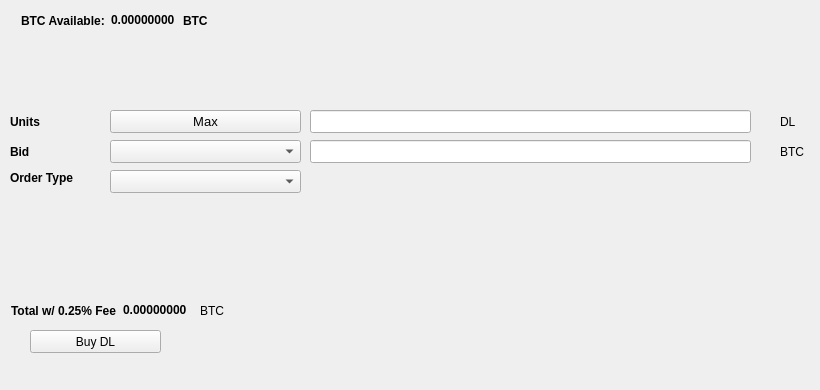
   <widget class="QWidget" name="BuyTab">
    <attribute name="title">
     <string>Buy</string>
    </attribute>
    <widget class="QPushButton" name="BuyDL">
     <property name="geometry">
      <rect>
       <x>30</x>
       <y>330</y>
       <width>131</width>
       <height>23</height>
      </rect>
     </property>
     <property name="text">
      <string>Buy DL</string>
     </property>
     <property name="icon">
      <iconset resource="../DUELIUM.qrc">
       <normaloff>:/icons/bitcoin</normaloff>:/icons/bitcoin</iconset>
     </property>
    </widget>
    <widget class="QLabel" name="label_3">
     <property name="geometry">
      <rect>
       <x>10</x>
       <y>110</y>
       <width>46</width>
       <height>23</height>
      </rect>
     </property>
     <property name="font">
      <font>
       <weight>75</weight>
       <bold>true</bold>
      </font>
     </property>
     <property name="text">
      <string>Units</string>
     </property>
    </widget>
    <widget class="QLineEdit" name="UnitsInput">
     <property name="geometry">
      <rect>
       <x>310</x>
       <y>110</y>
       <width>441</width>
       <height>23</height>
      </rect>
     </property>
     <property name="font">
      <font>
       <pointsize>9</pointsize>
       <weight>75</weight>
       <bold>true</bold>
      </font>
     </property>
    </widget>
    <widget class="QLineEdit" name="BuyBidPriceEdit">
     <property name="geometry">
      <rect>
       <x>310</x>
       <y>140</y>
       <width>441</width>
       <height>23</height>
      </rect>
     </property>
     <property name="font">
      <font>
       <pointsize>9</pointsize>
       <weight>75</weight>
       <bold>true</bold>
      </font>
     </property>
    </widget>
    <widget class="QLabel" name="label_4">
     <property name="geometry">
      <rect>
       <x>780</x>
       <y>110</y>
       <width>31</width>
       <height>23</height>
      </rect>
     </property>
     <property name="text">
      <string>DL</string>
     </property>
    </widget>
    <widget class="QLabel" name="label_5">
     <property name="geometry">
      <rect>
       <x>780</x>
       <y>140</y>
       <width>31</width>
       <height>23</height>
      </rect>
     </property>
     <property name="text">
      <string>BTC</string>
     </property>
    </widget>
    <widget class="QLabel" name="label_6">
     <property name="geometry">
      <rect>
       <x>10</x>
       <y>140</y>
       <width>46</width>
       <height>23</height>
      </rect>
     </property>
     <property name="font">
      <font>
       <weight>75</weight>
       <bold>true</bold>
      </font>
     </property>
     <property name="text">
      <string>Bid</string>
     </property>
    </widget>
    <widget class="QLabel" name="label_7">
     <property name="geometry">
      <rect>
       <x>10</x>
       <y>170</y>
       <width>91</width>
       <height>16</height>
      </rect>
     </property>
     <property name="font">
      <font>
       <weight>75</weight>
       <bold>true</bold>
      </font>
     </property>
     <property name="text">
      <string>Order Type</string>
     </property>
    </widget>
    <widget class="QPushButton" name="Buy_Max_Amount">
     <property name="geometry">
      <rect>
       <x>110</x>
       <y>110</y>
       <width>191</width>
       <height>23</height>
      </rect>
     </property>
     <property name="font">
      <font>
       <pointsize>10</pointsize>
      </font>
     </property>
     <property name="text">
      <string>Max</string>
     </property>
    </widget>
    <widget class="QComboBox" name="BuyBidcomboBox">
     <property name="geometry">
      <rect>
       <x>110</x>
       <y>140</y>
       <width>191</width>
       <height>23</height>
      </rect>
     </property>
     <property name="font">
      <font>
       <pointsize>10</pointsize>
      </font>
     </property>
    </widget>
    <widget class="QComboBox" name="buyOrdertypeCombo">
     <property name="geometry">
      <rect>
       <x>110</x>
       <y>170</y>
       <width>191</width>
       <height>23</height>
      </rect>
     </property>
     <property name="font">
      <font>
       <pointsize>10</pointsize>
      </font>
     </property>
    </widget>
    <widget class="QWidget" name="layoutWidget1">
     <property name="geometry">
      <rect>
       <x>21</x>
       <y>11</y>
       <width>227</width>
       <height>19</height>
      </rect>
     </property>
     <layout class="QHBoxLayout" name="horizontalLayout_3">
      <item>
       <widget class="QLabel" name="label232">
        <property name="font">
         <font>
          <weight>75</weight>
          <bold>true</bold>
         </font>
        </property>
        <property name="text">
         <string>BTC Available:</string>
        </property>
       </widget>
      </item>
      <item>
       <widget class="QLabel" name="BtcAvailableLbl">
        <property name="palette">
         <palette>
          <active>
           <colorrole role="WindowText">
            <brush brushstyle="SolidPattern">
             <color alpha="255">
              <red>0</red>
              <green>0</green>
              <blue>0</blue>
             </color>
            </brush>
           </colorrole>
           <colorrole role="Button">
            <brush brushstyle="SolidPattern">
             <color alpha="255">
              <red>0</red>
              <green>170</green>
              <blue>0</blue>
             </color>
            </brush>
           </colorrole>
           <colorrole role="Light">
            <brush brushstyle="SolidPattern">
             <color alpha="255">
              <red>0</red>
              <green>255</green>
              <blue>0</blue>
             </color>
            </brush>
           </colorrole>
           <colorrole role="Midlight">
            <brush brushstyle="SolidPattern">
             <color alpha="255">
              <red>0</red>
              <green>212</green>
              <blue>0</blue>
             </color>
            </brush>
           </colorrole>
           <colorrole role="Dark">
            <brush brushstyle="SolidPattern">
             <color alpha="255">
              <red>0</red>
              <green>85</green>
              <blue>0</blue>
             </color>
            </brush>
           </colorrole>
           <colorrole role="Mid">
            <brush brushstyle="SolidPattern">
             <color alpha="255">
              <red>0</red>
              <green>113</green>
              <blue>0</blue>
             </color>
            </brush>
           </colorrole>
           <colorrole role="Text">
            <brush brushstyle="SolidPattern">
             <color alpha="255">
              <red>0</red>
              <green>170</green>
              <blue>0</blue>
             </color>
            </brush>
           </colorrole>
           <colorrole role="BrightText">
            <brush brushstyle="SolidPattern">
             <color alpha="255">
              <red>255</red>
              <green>255</green>
              <blue>255</blue>
             </color>
            </brush>
           </colorrole>
           <colorrole role="ButtonText">
            <brush brushstyle="SolidPattern">
             <color alpha="255">
              <red>0</red>
              <green>0</green>
              <blue>0</blue>
             </color>
            </brush>
           </colorrole>
           <colorrole role="Base">
            <brush brushstyle="SolidPattern">
             <color alpha="255">
              <red>255</red>
              <green>255</green>
              <blue>255</blue>
             </color>
            </brush>
           </colorrole>
           <colorrole role="Window">
            <brush brushstyle="SolidPattern">
             <color alpha="255">
              <red>0</red>
              <green>170</green>
              <blue>0</blue>
             </color>
            </brush>
           </colorrole>
           <colorrole role="Shadow">
            <brush brushstyle="SolidPattern">
             <color alpha="255">
              <red>0</red>
              <green>0</green>
              <blue>0</blue>
             </color>
            </brush>
           </colorrole>
           <colorrole role="AlternateBase">
            <brush brushstyle="SolidPattern">
             <color alpha="255">
              <red>127</red>
              <green>212</green>
              <blue>127</blue>
             </color>
            </brush>
           </colorrole>
           <colorrole role="ToolTipBase">
            <brush brushstyle="SolidPattern">
             <color alpha="255">
              <red>255</red>
              <green>255</green>
              <blue>220</blue>
             </color>
            </brush>
           </colorrole>
           <colorrole role="ToolTipText">
            <brush brushstyle="SolidPattern">
             <color alpha="255">
              <red>0</red>
              <green>0</green>
              <blue>0</blue>
             </color>
            </brush>
           </colorrole>
          </active>
          <inactive>
           <colorrole role="WindowText">
            <brush brushstyle="SolidPattern">
             <color alpha="255">
              <red>0</red>
              <green>0</green>
              <blue>0</blue>
             </color>
            </brush>
           </colorrole>
           <colorrole role="Button">
            <brush brushstyle="SolidPattern">
             <color alpha="255">
              <red>0</red>
              <green>170</green>
              <blue>0</blue>
             </color>
            </brush>
           </colorrole>
           <colorrole role="Light">
            <brush brushstyle="SolidPattern">
             <color alpha="255">
              <red>0</red>
              <green>255</green>
              <blue>0</blue>
             </color>
            </brush>
           </colorrole>
           <colorrole role="Midlight">
            <brush brushstyle="SolidPattern">
             <color alpha="255">
              <red>0</red>
              <green>212</green>
              <blue>0</blue>
             </color>
            </brush>
           </colorrole>
           <colorrole role="Dark">
            <brush brushstyle="SolidPattern">
             <color alpha="255">
              <red>0</red>
              <green>85</green>
              <blue>0</blue>
             </color>
            </brush>
           </colorrole>
           <colorrole role="Mid">
            <brush brushstyle="SolidPattern">
             <color alpha="255">
              <red>0</red>
              <green>113</green>
              <blue>0</blue>
             </color>
            </brush>
           </colorrole>
           <colorrole role="Text">
            <brush brushstyle="SolidPattern">
             <color alpha="255">
              <red>0</red>
              <green>170</green>
              <blue>0</blue>
             </color>
            </brush>
           </colorrole>
           <colorrole role="BrightText">
            <brush brushstyle="SolidPattern">
             <color alpha="255">
              <red>255</red>
              <green>255</green>
              <blue>255</blue>
             </color>
            </brush>
           </colorrole>
           <colorrole role="ButtonText">
            <brush brushstyle="SolidPattern">
             <color alpha="255">
              <red>0</red>
              <green>0</green>
              <blue>0</blue>
             </color>
            </brush>
           </colorrole>
           <colorrole role="Base">
            <brush brushstyle="SolidPattern">
             <color alpha="255">
              <red>255</red>
              <green>255</green>
              <blue>255</blue>
             </color>
            </brush>
           </colorrole>
           <colorrole role="Window">
            <brush brushstyle="SolidPattern">
             <color alpha="255">
              <red>0</red>
              <green>170</green>
              <blue>0</blue>
             </color>
            </brush>
           </colorrole>
           <colorrole role="Shadow">
            <brush brushstyle="SolidPattern">
             <color alpha="255">
              <red>0</red>
              <green>0</green>
              <blue>0</blue>
             </color>
            </brush>
           </colorrole>
           <colorrole role="AlternateBase">
            <brush brushstyle="SolidPattern">
             <color alpha="255">
              <red>127</red>
              <green>212</green>
              <blue>127</blue>
             </color>
            </brush>
           </colorrole>
           <colorrole role="ToolTipBase">
            <brush brushstyle="SolidPattern">
             <color alpha="255">
              <red>255</red>
              <green>255</green>
              <blue>220</blue>
             </color>
            </brush>
           </colorrole>
           <colorrole role="ToolTipText">
            <brush brushstyle="SolidPattern">
             <color alpha="255">
              <red>0</red>
              <green>0</green>
              <blue>0</blue>
             </color>
            </brush>
           </colorrole>
          </inactive>
          <disabled>
           <colorrole role="WindowText">
            <brush brushstyle="SolidPattern">
             <color alpha="255">
              <red>0</red>
              <green>85</green>
              <blue>0</blue>
             </color>
            </brush>
           </colorrole>
           <colorrole role="Button">
            <brush brushstyle="SolidPattern">
             <color alpha="255">
              <red>0</red>
              <green>170</green>
              <blue>0</blue>
             </color>
            </brush>
           </colorrole>
           <colorrole role="Light">
            <brush brushstyle="SolidPattern">
             <color alpha="255">
              <red>0</red>
              <green>255</green>
              <blue>0</blue>
             </color>
            </brush>
           </colorrole>
           <colorrole role="Midlight">
            <brush brushstyle="SolidPattern">
             <color alpha="255">
              <red>0</red>
              <green>212</green>
              <blue>0</blue>
             </color>
            </brush>
           </colorrole>
           <colorrole role="Dark">
            <brush brushstyle="SolidPattern">
             <color alpha="255">
              <red>0</red>
              <green>85</green>
              <blue>0</blue>
             </color>
            </brush>
           </colorrole>
           <colorrole role="Mid">
            <brush brushstyle="SolidPattern">
             <color alpha="255">
              <red>0</red>
              <green>113</green>
              <blue>0</blue>
             </color>
            </brush>
           </colorrole>
           <colorrole role="Text">
            <brush brushstyle="SolidPattern">
             <color alpha="255">
              <red>0</red>
              <green>85</green>
              <blue>0</blue>
             </color>
            </brush>
           </colorrole>
           <colorrole role="BrightText">
            <brush brushstyle="SolidPattern">
             <color alpha="255">
              <red>255</red>
              <green>255</green>
              <blue>255</blue>
             </color>
            </brush>
           </colorrole>
           <colorrole role="ButtonText">
            <brush brushstyle="SolidPattern">
             <color alpha="255">
              <red>0</red>
              <green>85</green>
              <blue>0</blue>
             </color>
            </brush>
           </colorrole>
           <colorrole role="Base">
            <brush brushstyle="SolidPattern">
             <color alpha="255">
              <red>0</red>
              <green>170</green>
              <blue>0</blue>
             </color>
            </brush>
           </colorrole>
           <colorrole role="Window">
            <brush brushstyle="SolidPattern">
             <color alpha="255">
              <red>0</red>
              <green>170</green>
              <blue>0</blue>
             </color>
            </brush>
           </colorrole>
           <colorrole role="Shadow">
            <brush brushstyle="SolidPattern">
             <color alpha="255">
              <red>0</red>
              <green>0</green>
              <blue>0</blue>
             </color>
            </brush>
           </colorrole>
           <colorrole role="AlternateBase">
            <brush brushstyle="SolidPattern">
             <color alpha="255">
              <red>0</red>
              <green>170</green>
              <blue>0</blue>
             </color>
            </brush>
           </colorrole>
           <colorrole role="ToolTipBase">
            <brush brushstyle="SolidPattern">
             <color alpha="255">
              <red>255</red>
              <green>255</green>
              <blue>220</blue>
             </color>
            </brush>
           </colorrole>
           <colorrole role="ToolTipText">
            <brush brushstyle="SolidPattern">
             <color alpha="255">
              <red>0</red>
              <green>0</green>
              <blue>0</blue>
             </color>
            </brush>
           </colorrole>
          </disabled>
         </palette>
        </property>
        <property name="font">
         <font>
          <weight>75</weight>
          <bold>true</bold>
         </font>
        </property>
        <property name="text">
         <string>0.00000000</string>
        </property>
        <property name="textInteractionFlags">
         <set>Qt::LinksAccessibleByMouse|Qt::TextSelectableByKeyboard|Qt::TextSelectableByMouse</set>
        </property>
       </widget>
      </item>
      <item>
       <widget class="QLabel" name="BtcAvailableLbl_2">
        <property name="font">
         <font>
          <weight>75</weight>
          <bold>true</bold>
         </font>
        </property>
        <property name="text">
         <string>BTC</string>
        </property>
       </widget>
      </item>
     </layout>
    </widget>
    <widget class="QWidget" name="layoutWidge2">
     <property name="geometry">
      <rect>
       <x>11</x>
       <y>301</y>
       <width>259</width>
       <height>19</height>
      </rect>
     </property>
     <layout class="QHBoxLayout" name="horizontalLayout_4">
      <item>
       <widget class="QLabel" name="label_9">
        <property name="font">
         <font>
          <weight>75</weight>
          <bold>true</bold>
         </font>
        </property>
        <property name="text">
         <string>Total w/ 0.25% Fee</string>
        </property>
       </widget>
      </item>
      <item>
       <widget class="QLabel" name="BuyCostLabel">
        <property name="palette">
         <palette>
          <active>
           <colorrole role="WindowText">
            <brush brushstyle="SolidPattern">
             <color alpha="255">
              <red>0</red>
              <green>0</green>
              <blue>0</blue>
             </color>
            </brush>
           </colorrole>
           <colorrole role="Button">
            <brush brushstyle="SolidPattern">
             <color alpha="255">
              <red>0</red>
              <green>170</green>
              <blue>0</blue>
             </color>
            </brush>
           </colorrole>
           <colorrole role="Light">
            <brush brushstyle="SolidPattern">
             <color alpha="255">
              <red>0</red>
              <green>255</green>
              <blue>0</blue>
             </color>
            </brush>
           </colorrole>
           <colorrole role="Midlight">
            <brush brushstyle="SolidPattern">
             <color alpha="255">
              <red>0</red>
              <green>212</green>
              <blue>0</blue>
             </color>
            </brush>
           </colorrole>
           <colorrole role="Dark">
            <brush brushstyle="SolidPattern">
             <color alpha="255">
              <red>0</red>
              <green>85</green>
              <blue>0</blue>
             </color>
            </brush>
           </colorrole>
           <colorrole role="Mid">
            <brush brushstyle="SolidPattern">
             <color alpha="255">
              <red>0</red>
              <green>113</green>
              <blue>0</blue>
             </color>
            </brush>
           </colorrole>
           <colorrole role="Text">
            <brush brushstyle="SolidPattern">
             <color alpha="255">
              <red>0</red>
              <green>170</green>
              <blue>0</blue>
             </color>
            </brush>
           </colorrole>
           <colorrole role="BrightText">
            <brush brushstyle="SolidPattern">
             <color alpha="255">
              <red>255</red>
              <green>255</green>
              <blue>255</blue>
             </color>
            </brush>
           </colorrole>
           <colorrole role="ButtonText">
            <brush brushstyle="SolidPattern">
             <color alpha="255">
              <red>0</red>
              <green>0</green>
              <blue>0</blue>
             </color>
            </brush>
           </colorrole>
           <colorrole role="Base">
            <brush brushstyle="SolidPattern">
             <color alpha="255">
              <red>255</red>
              <green>255</green>
              <blue>255</blue>
             </color>
            </brush>
           </colorrole>
           <colorrole role="Window">
            <brush brushstyle="SolidPattern">
             <color alpha="255">
              <red>0</red>
              <green>170</green>
              <blue>0</blue>
             </color>
            </brush>
           </colorrole>
           <colorrole role="Shadow">
            <brush brushstyle="SolidPattern">
             <color alpha="255">
              <red>0</red>
              <green>0</green>
              <blue>0</blue>
             </color>
            </brush>
           </colorrole>
           <colorrole role="AlternateBase">
            <brush brushstyle="SolidPattern">
             <color alpha="255">
              <red>127</red>
              <green>212</green>
              <blue>127</blue>
             </color>
            </brush>
           </colorrole>
           <colorrole role="ToolTipBase">
            <brush brushstyle="SolidPattern">
             <color alpha="255">
              <red>255</red>
              <green>255</green>
              <blue>220</blue>
             </color>
            </brush>
           </colorrole>
           <colorrole role="ToolTipText">
            <brush brushstyle="SolidPattern">
             <color alpha="255">
              <red>0</red>
              <green>0</green>
              <blue>0</blue>
             </color>
            </brush>
           </colorrole>
          </active>
          <inactive>
           <colorrole role="WindowText">
            <brush brushstyle="SolidPattern">
             <color alpha="255">
              <red>0</red>
              <green>0</green>
              <blue>0</blue>
             </color>
            </brush>
           </colorrole>
           <colorrole role="Button">
            <brush brushstyle="SolidPattern">
             <color alpha="255">
              <red>0</red>
              <green>170</green>
              <blue>0</blue>
             </color>
            </brush>
           </colorrole>
           <colorrole role="Light">
            <brush brushstyle="SolidPattern">
             <color alpha="255">
              <red>0</red>
              <green>255</green>
              <blue>0</blue>
             </color>
            </brush>
           </colorrole>
           <colorrole role="Midlight">
            <brush brushstyle="SolidPattern">
             <color alpha="255">
              <red>0</red>
              <green>212</green>
              <blue>0</blue>
             </color>
            </brush>
           </colorrole>
           <colorrole role="Dark">
            <brush brushstyle="SolidPattern">
             <color alpha="255">
              <red>0</red>
              <green>85</green>
              <blue>0</blue>
             </color>
            </brush>
           </colorrole>
           <colorrole role="Mid">
            <brush brushstyle="SolidPattern">
             <color alpha="255">
              <red>0</red>
              <green>113</green>
              <blue>0</blue>
             </color>
            </brush>
           </colorrole>
           <colorrole role="Text">
            <brush brushstyle="SolidPattern">
             <color alpha="255">
              <red>0</red>
              <green>170</green>
              <blue>0</blue>
             </color>
            </brush>
           </colorrole>
           <colorrole role="BrightText">
            <brush brushstyle="SolidPattern">
             <color alpha="255">
              <red>255</red>
              <green>255</green>
              <blue>255</blue>
             </color>
            </brush>
           </colorrole>
           <colorrole role="ButtonText">
            <brush brushstyle="SolidPattern">
             <color alpha="255">
              <red>0</red>
              <green>0</green>
              <blue>0</blue>
             </color>
            </brush>
           </colorrole>
           <colorrole role="Base">
            <brush brushstyle="SolidPattern">
             <color alpha="255">
              <red>255</red>
              <green>255</green>
              <blue>255</blue>
             </color>
            </brush>
           </colorrole>
           <colorrole role="Window">
            <brush brushstyle="SolidPattern">
             <color alpha="255">
              <red>0</red>
              <green>170</green>
              <blue>0</blue>
             </color>
            </brush>
           </colorrole>
           <colorrole role="Shadow">
            <brush brushstyle="SolidPattern">
             <color alpha="255">
              <red>0</red>
              <green>0</green>
              <blue>0</blue>
             </color>
            </brush>
           </colorrole>
           <colorrole role="AlternateBase">
            <brush brushstyle="SolidPattern">
             <color alpha="255">
              <red>127</red>
              <green>212</green>
              <blue>127</blue>
             </color>
            </brush>
           </colorrole>
           <colorrole role="ToolTipBase">
            <brush brushstyle="SolidPattern">
             <color alpha="255">
              <red>255</red>
              <green>255</green>
              <blue>220</blue>
             </color>
            </brush>
           </colorrole>
           <colorrole role="ToolTipText">
            <brush brushstyle="SolidPattern">
             <color alpha="255">
              <red>0</red>
              <green>0</green>
              <blue>0</blue>
             </color>
            </brush>
           </colorrole>
          </inactive>
          <disabled>
           <colorrole role="WindowText">
            <brush brushstyle="SolidPattern">
             <color alpha="255">
              <red>0</red>
              <green>85</green>
              <blue>0</blue>
             </color>
            </brush>
           </colorrole>
           <colorrole role="Button">
            <brush brushstyle="SolidPattern">
             <color alpha="255">
              <red>0</red>
              <green>170</green>
              <blue>0</blue>
             </color>
            </brush>
           </colorrole>
           <colorrole role="Light">
            <brush brushstyle="SolidPattern">
             <color alpha="255">
              <red>0</red>
              <green>255</green>
              <blue>0</blue>
             </color>
            </brush>
           </colorrole>
           <colorrole role="Midlight">
            <brush brushstyle="SolidPattern">
             <color alpha="255">
              <red>0</red>
              <green>212</green>
              <blue>0</blue>
             </color>
            </brush>
           </colorrole>
           <colorrole role="Dark">
            <brush brushstyle="SolidPattern">
             <color alpha="255">
              <red>0</red>
              <green>85</green>
              <blue>0</blue>
             </color>
            </brush>
           </colorrole>
           <colorrole role="Mid">
            <brush brushstyle="SolidPattern">
             <color alpha="255">
              <red>0</red>
              <green>113</green>
              <blue>0</blue>
             </color>
            </brush>
           </colorrole>
           <colorrole role="Text">
            <brush brushstyle="SolidPattern">
             <color alpha="255">
              <red>0</red>
              <green>85</green>
              <blue>0</blue>
             </color>
            </brush>
           </colorrole>
           <colorrole role="BrightText">
            <brush brushstyle="SolidPattern">
             <color alpha="255">
              <red>255</red>
              <green>255</green>
              <blue>255</blue>
             </color>
            </brush>
           </colorrole>
           <colorrole role="ButtonText">
            <brush brushstyle="SolidPattern">
             <color alpha="255">
              <red>0</red>
              <green>85</green>
              <blue>0</blue>
             </color>
            </brush>
           </colorrole>
           <colorrole role="Base">
            <brush brushstyle="SolidPattern">
             <color alpha="255">
              <red>0</red>
              <green>170</green>
              <blue>0</blue>
             </color>
            </brush>
           </colorrole>
           <colorrole role="Window">
            <brush brushstyle="SolidPattern">
             <color alpha="255">
              <red>0</red>
              <green>170</green>
              <blue>0</blue>
             </color>
            </brush>
           </colorrole>
           <colorrole role="Shadow">
            <brush brushstyle="SolidPattern">
             <color alpha="255">
              <red>0</red>
              <green>0</green>
              <blue>0</blue>
             </color>
            </brush>
           </colorrole>
           <colorrole role="AlternateBase">
            <brush brushstyle="SolidPattern">
             <color alpha="255">
              <red>0</red>
              <green>170</green>
              <blue>0</blue>
             </color>
            </brush>
           </colorrole>
           <colorrole role="ToolTipBase">
            <brush brushstyle="SolidPattern">
             <color alpha="255">
              <red>255</red>
              <green>255</green>
              <blue>220</blue>
             </color>
            </brush>
           </colorrole>
           <colorrole role="ToolTipText">
            <brush brushstyle="SolidPattern">
             <color alpha="255">
              <red>0</red>
              <green>0</green>
              <blue>0</blue>
             </color>
            </brush>
           </colorrole>
          </disabled>
         </palette>
        </property>
        <property name="font">
         <font>
          <weight>75</weight>
          <bold>true</bold>
         </font>
        </property>
        <property name="autoFillBackground">
         <bool>false</bool>
        </property>
        <property name="text">
         <string>0.00000000</string>
        </property>
        <property name="textInteractionFlags">
         <set>Qt::LinksAccessibleByMouse|Qt::TextSelectableByMouse</set>
        </property>
       </widget>
      </item>
      <item>
       <widget class="QLabel" name="label_10">
        <property name="font">
         <font>
          <weight>50</weight>
          <bold>false</bold>
         </font>
        </property>
        <property name="text">
         <string>BTC</string>
        </property>
       </widget>
      </item>
     </layout>
    </widget>
    <widget class="QLabel" name="label_24">
     <property name="geometry">
      <rect>
       <x>460</x>
       <y>300</y>
       <width>281</width>
       <height>81</height>
      </rect>
     </property>
     <property name="text">
      <string/>
     </property>
     <property name="pixmap">
      <pixmap>:/images/bittrex</pixmap>
     </property>
    </widget>
   </widget>
